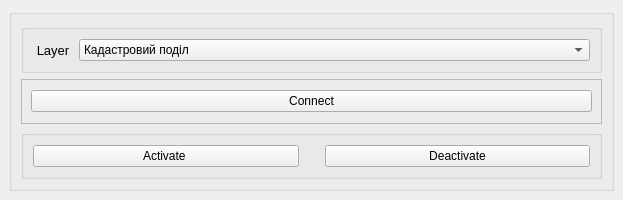
<?xml version="1.0" encoding="UTF-8"?>
<ui version="4.0">
 <class>UkrainianCadastralMapDockWidgetBase</class>
 <widget class="QDockWidget" name="UkrainianCadastralMapDockWidgetBase">
  <property name="geometry">
   <rect>
    <x>0</x>
    <y>0</y>
    <width>623</width>
    <height>200</height>
   </rect>
  </property>
  <property name="minimumSize">
   <size>
    <width>352</width>
    <height>200</height>
   </size>
  </property>
  <property name="maximumSize">
   <size>
    <width>16000</width>
    <height>200</height>
   </size>
  </property>
  <property name="windowTitle">
   <string>Ukrainian Cadastral Map</string>
  </property>
  <widget class="QWidget" name="dockWidgetContents">
   <layout class="QGridLayout" name="gridLayout">
    <item row="1" column="0">
     <widget class="QGroupBox" name="groupBox">
      <layout class="QVBoxLayout" name="verticalLayout">
       <item>
        <widget class="QGroupBox" name="m_window">
         <property name="sizePolicy">
          <sizepolicy hsizetype="Expanding" vsizetype="Preferred">
           <horstretch>0</horstretch>
           <verstretch>0</verstretch>
          </sizepolicy>
         </property>
         <layout class="QHBoxLayout" name="horizontalLayout_2">
          <item>
           <widget class="QLabel" name="label">
            <property name="minimumSize">
             <size>
              <width>40</width>
              <height>0</height>
             </size>
            </property>
            <property name="font">
             <font>
              <pointsize>10</pointsize>
              <weight>50</weight>
              <bold>false</bold>
             </font>
            </property>
            <property name="layoutDirection">
             <enum>Qt::LeftToRight</enum>
            </property>
            <property name="text">
             <string>Layer</string>
            </property>
            <property name="alignment">
             <set>Qt::AlignCenter</set>
            </property>
            <property name="wordWrap">
             <bool>false</bool>
            </property>
            <property name="margin">
             <number>1</number>
            </property>
           </widget>
          </item>
          <item>
           <widget class="QComboBox" name="layer_id">
            <property name="sizePolicy">
             <sizepolicy hsizetype="Expanding" vsizetype="Fixed">
              <horstretch>0</horstretch>
              <verstretch>0</verstretch>
             </sizepolicy>
            </property>
            <item>
             <property name="text">
              <string>Кадастровий поділ</string>
             </property>
            </item>
            <item>
             <property name="text">
              <string>Ґрунти</string>
             </property>
            </item>
            <item>
             <property name="text">
              <string>Архівні ділянки</string>
             </property>
            </item>
            <item>
             <property name="text">
              <string>АТУ</string>
             </property>
            </item>
            <item>
             <property name="text">
              <string>Обмеження</string>
             </property>
            </item>
            <item>
             <property name="text">
              <string>Місце розташування ЦНАП</string>
             </property>
            </item>
            <item>
             <property name="text">
              <string>Розпорядження с/г землями</string>
             </property>
            </item>
           </widget>
          </item>
         </layout>
        </widget>
       </item>
       <item>
        <widget class="QFrame" name="frame">
         <property name="frameShape">
          <enum>QFrame::StyledPanel</enum>
         </property>
         <property name="frameShadow">
          <enum>QFrame::Raised</enum>
         </property>
         <layout class="QVBoxLayout" name="verticalLayout_2">
          <item>
           <widget class="QPushButton" name="connectButton">
            <property name="text">
             <string>Connect</string>
            </property>
           </widget>
          </item>
         </layout>
        </widget>
       </item>
       <item>
        <widget class="QGroupBox" name="buttons">
         <layout class="QHBoxLayout" name="horizontalLayout">
          <item>
           <widget class="QPushButton" name="activateButton">
            <property name="text">
             <string>Activate </string>
            </property>
           </widget>
          </item>
          <item>
           <spacer name="horizontalSpacer">
            <property name="orientation">
             <enum>Qt::Horizontal</enum>
            </property>
            <property name="sizeType">
             <enum>QSizePolicy::Fixed</enum>
            </property>
            <property name="sizeHint" stdset="0">
             <size>
              <width>20</width>
              <height>20</height>
             </size>
            </property>
           </spacer>
          </item>
          <item>
           <widget class="QPushButton" name="deactivateButton">
            <property name="text">
             <string>Deactivate</string>
            </property>
           </widget>
          </item>
         </layout>
        </widget>
       </item>
      </layout>
     </widget>
    </item>
   </layout>
  </widget>
 </widget>
 <tabstops>
  <tabstop>layer_id</tabstop>
  <tabstop>deactivateButton</tabstop>
  <tabstop>activateButton</tabstop>
 </tabstops>
 <resources/>
 <connections/>
</ui>
